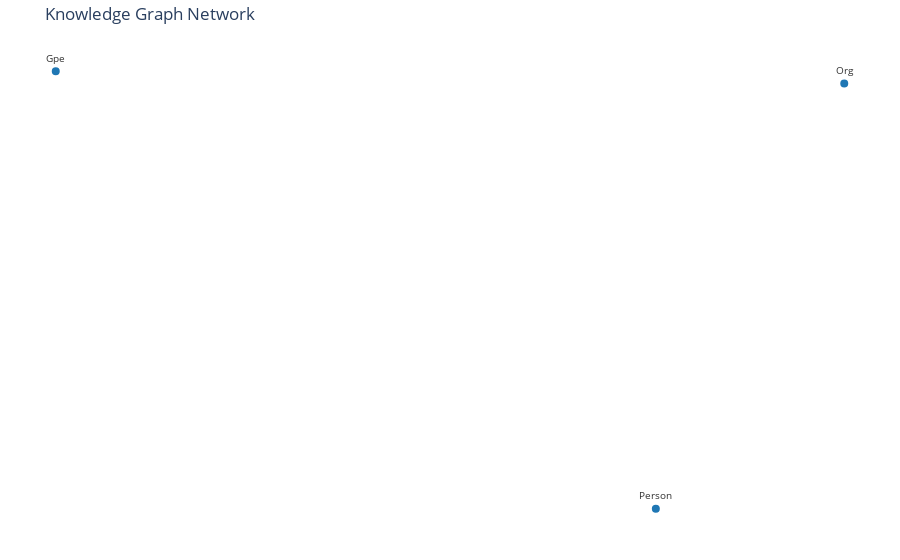

Notebook source saved alongside this figure:
### Markdown cell above
---

## Comparing Results with Visualization

Let's visualize both ontologies side-by-side (if available) to see the difference in structure. The NLP model tends to be more literal, while the LLM model tends to be more conceptual.

### Code cell
from semantica.visualization import OntologyVisualizer

visualizer = OntologyVisualizer()

print("--- NLP Approach Visualization ---")
fig_nlp = visualizer.visualize_structure(nlp_ontology, output="interactive")
if fig_nlp: fig_nlp.show()

if llm_ontology:
    print("--- LLM Approach Visualization ---")
    fig_llm = visualizer.visualize_structure(llm_ontology, output="interactive")
    if fig_llm: fig_llm.show()

### Figure 1 — Plotly figure (JSON) as saved in the notebook; plotly's stock layout.template omitted (floating-point values rounded to 4 significant figures)
{"data": [{"hoverinfo": "none", "line": {"color": "#888", "width": 1}, "mode": "lines", "opacity": 0.5, "showlegend": false, "type": "scatter", "x": [], "y": []}, {"hoverinfo": "text", "hovertext": ["<b>Org</b><br>Type: class", "<b>Person</b><br>Type: class", "<b>Gpe</b><br>Type: class"], "marker": {"color": ["#1f77b4", "#1f77b4", "#1f77b4"], "line": {"color": "white", "width": 2}, "opacity": 1, "size": [10, 10, 10]}, "mode": "markers+text", "showlegend": false, "text": ["Org", "Person", "Gpe"], "textfont": {"color": "#333", "size": 10}, "textposition": "top center", "type": "scatter", "x": [0.6365, 0.2682, -0.9047], "y": [0.4787, -1, 0.5213]}], "layout": {"hovermode": "closest", "margin": {"b": 20, "l": 5, "r": 5, "t": 40}, "plot_bgcolor": "white", "showlegend": false, "title": {"text": "Knowledge Graph Network"}, "xaxis": {"showgrid": false, "showticklabels": false, "zeroline": false}, "yaxis": {"showgrid": false, "showticklabels": false, "zeroline": false}}}
